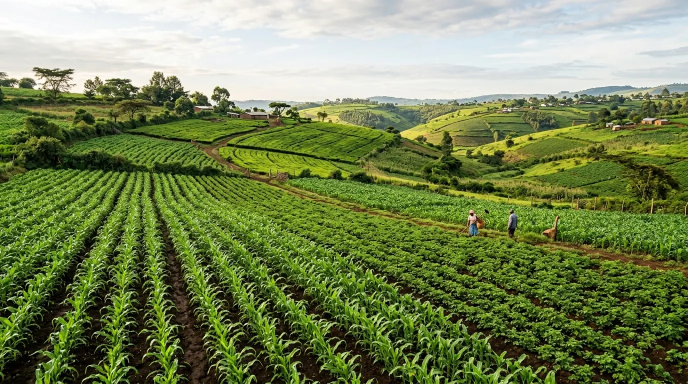
#> input picture images/category-farm-bg.webp, 1376 x 768 px, given in place of logo.png, which was not available (shown at 1/2 size)
$ python generate-brand-assets.py
#> lines starting #> are read from the running program, lines starting #| are printed output that depends on the picture; pictures that were not available may be replaced by others from this repository, and a replacement may not be noted
import os
from PIL import Image, ImageOps

banner_src = r"C:\Users\user\.gemini\antigravity-ide\brain\42cac44e-c02b-4995-97da-6d49cfb4fbda\agrovet_og_banner_1791813760519.jpg"
logo_src = r"images\logo.png"
icons_dir = r"images\icons"
os.makedirs(icons_dir, exist_ok=True)

# 1. Generate OpenGraph Image (1200x630)
if os.path.exists(banner_src):
    banner = Image.open(banner_src)
    og_img = banner.resize((1200, 630), Image.Resampling.LANCZOS)
    og_path = os.path.join("images", "og-image.jpg")
    og_img.save(og_path, quality=92, optimize=True)
    print(f"[OK] Generated {og_path} (1200x630)")

# 2. Extract and refine Shield Emblem from logo.png
logo = Image.open(logo_src).convert("RGBA")
# Shield is roughly in the (15, 15, 87, 106) region. Let's find exact bounds
shield_raw = logo.crop((12, 12, 90, 110))
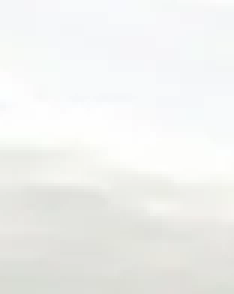
#> shield_raw: PIL image 78x98 RGBA (shown 3 times larger); mean R, G, B, A 240.4, 241.3, 239.3, 255
bbox = shield_raw.split()[3].getbbox()
#> bbox = (0, 0, 78, 98)
shield = shield_raw.crop(bbox) # tight crop around emblem
sw, sh = shield.size
#> sw = 78; sh = 98
print(f"Extracted emblem size: {sw}x{sh}")
#| Extracted emblem size: 78x98

# Helper to center emblem on a square background
def create_icon(size, bg_color=None, padding_ratio=0.18):
#> called with size = 16, padding_ratio = 0.1
    if bg_color:
        icon = Image.new("RGBA", (size, size), bg_color)
    else:
        icon = Image.new("RGBA", (size, size), (0, 0, 0, 0))
#> icon: PIL image 16x16 RGBA; every value is 0

    avail_size = int(size * (1 - 2 * padding_ratio))
    # Scale emblem keeping aspect ratio
    scale = min(avail_size / sw, avail_size / sh)
#> scale = 0.122
    nw, nh = int(sw * scale), int(sh * scale)
#> nw = 9; nh = 12
    scaled_shield = shield.resize((nw, nh), Image.Resampling.LANCZOS)

    ox = (size - nw) // 2
#> ox = 3
    oy = (size - nh) // 2
#> oy = 2
    icon.paste(scaled_shield, (ox, oy), scaled_shield)
    return icon

# 3. Create Favicon PNGs (transparent background)
fav16 = create_icon(16, padding_ratio=0.1)
fav16.save(os.path.join(icons_dir, "favicon-16x16.png"))

fav32 = create_icon(32, padding_ratio=0.1)
#> call 2 of create_icon, with size = 32, padding_ratio = 0.1
#> in create_icon (call 2), `icon = Image.new("RGBA", (size, size), (0, 0, 0, 0))`: icon: PIL image 32x32 RGBA; every value is 0
#> in create_icon (call 2), `scaled_shield = shield.resize((nw, nh), Image.Resampling.LANCZOS)`:
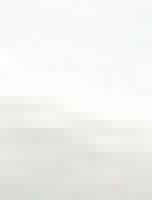
#> scaled_shield: PIL image 19x25 RGBA (shown 8 times larger); mean R, G, B, A 240.5, 241.4, 239.3, 255
fav32.save(os.path.join(icons_dir, "favicon-32x32.png"))

fav48 = create_icon(48, padding_ratio=0.1)
#> call 3 of create_icon, with size = 48, padding_ratio = 0.1
#> in create_icon (call 3), `icon = Image.new("RGBA", (size, size), (0, 0, 0, 0))`: icon: PIL image 48x48 RGBA; every value is 0
#> in create_icon (call 3), `icon.paste(scaled_shield, (ox, oy), scaled_shield)`:
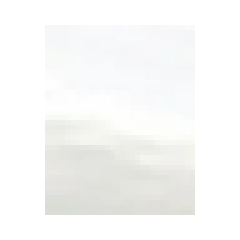
#> icon: PIL image 48x48 RGBA (shown 5 times larger); mean R, G, B, A 119, 119.4, 118.4, 126.2; transparent parts drawn white
fav48.save(os.path.join(icons_dir, "favicon-48x48.png"))

# 4. Create root favicon.ico (containing 16, 32, 48 sizes)
fav_ico = create_icon(256, padding_ratio=0.12)
#> in create_icon (call 4), `icon = Image.new("RGBA", (size, size), (0, 0, 0, 0))`: icon: PIL image 256x256 RGBA; every value is 0
fav_ico.save("favicon.ico", format="ICO", sizes=[(16, 16), (32, 32), (48, 48), (64, 64)])
print("[OK] Generated root favicon.ico (multi-size ICO)")

# 5. Create Apple Touch Icon (180x180, warm cream #E6DFCD or dark green #1E3A2B rounded aesthetic)
# Apple touch icons typically look crisp with an opaque background
apple_icon = create_icon(180, bg_color=(230, 223, 205, 255), padding_ratio=0.18)
#> in create_icon (call 5), `icon = Image.new("RGBA", (size, size), bg_color)`:
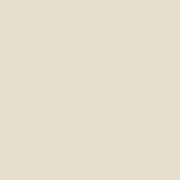
#> icon: PIL image 180x180 RGBA; mean R, G, B, A 230, 223, 205, 255
#> in create_icon (call 5), `icon.paste(scaled_shield, (ox, oy), scaled_shield)`:
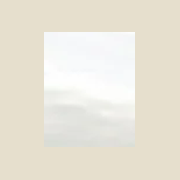
#> icon: PIL image 180x180 RGBA; mean R, G, B, A 233.4, 228.9, 216.1, 255
apple_icon.save(os.path.join(icons_dir, "apple-touch-icon.png"))
print("[OK] Generated images/icons/apple-touch-icon.png (180x180)")

# 6. Create PWA Manifest Icons (192x192 and 512x512)
pwa_192 = create_icon(192, bg_color=(30, 58, 43, 255), padding_ratio=0.20)
#> in create_icon (call 6), `icon = Image.new("RGBA", (size, size), bg_color)`:
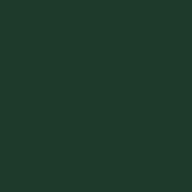
#> icon: PIL image 192x192 RGBA; mean R, G, B, A 30, 58, 43, 255
#> in create_icon (call 6), `icon.paste(scaled_shield, (ox, oy), scaled_shield)`:
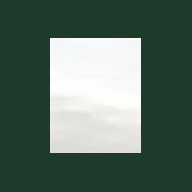
#> icon: PIL image 192x192 RGBA; mean R, G, B, A 89.7, 110, 98.7, 255
pwa_192.save(os.path.join(icons_dir, "icon-192.png"))
print("[OK] Generated images/icons/icon-192.png (192x192)")

pwa_512 = create_icon(512, bg_color=(30, 58, 43, 255), padding_ratio=0.20)
pwa_512.save(os.path.join(icons_dir, "icon-512.png"))
print("[OK] Generated images/icons/icon-512.png (512x512)")

print("All brand assets generated successfully!")

$ run again, on images/live-farm-bg.webp
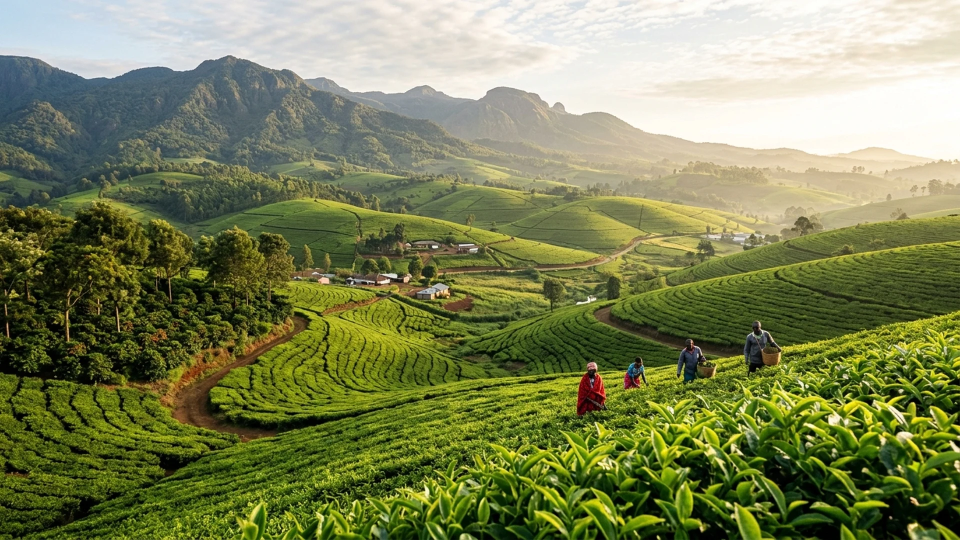
#> input picture images/live-farm-bg.webp, 1920 x 1080 px, given in place of logo.png, which was not available (shown at 1/2 size)
#> `shield_raw = logo.crop((12, 12, 90, 110))`:
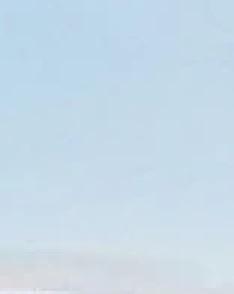
#> shield_raw: PIL image 78x98 RGBA (shown 3 times larger); mean R, G, B, A 198.6, 218.5, 232.4, 255
#> bbox = (0, 0, 78, 98)
#| Extracted emblem size: 78x98
#> scaled_shield: PIL image 30x38 RGBA
#> scaled_shield: PIL image 154x194 RGBA
#> scaled_shield: PIL image 91x115 RGBA
#> in create_icon (call 6), `icon.paste(scaled_shield, (ox, oy), scaled_shield)`:
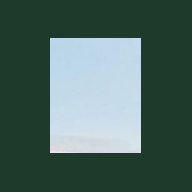
#> icon: PIL image 192x192 RGBA; mean R, G, B, A 77.9, 103.6, 96.8, 255
#> scaled_shield: PIL image 244x307 RGBA
